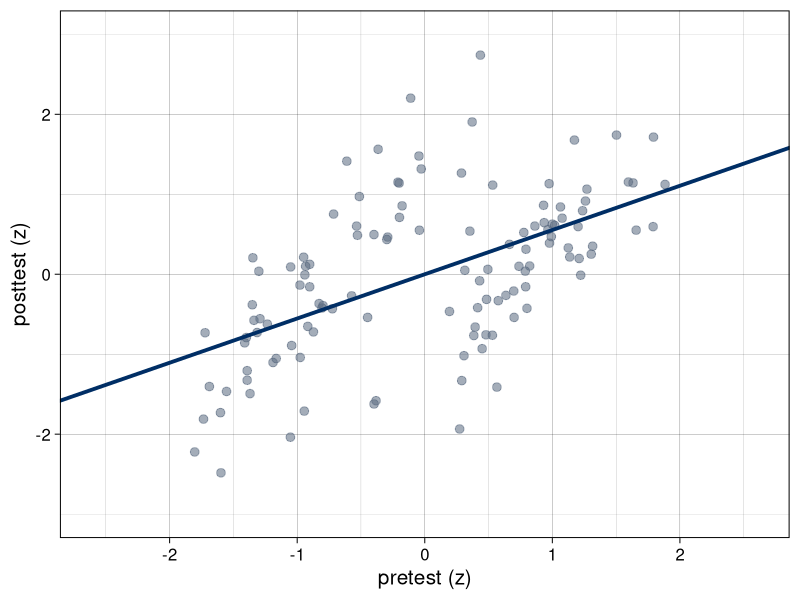
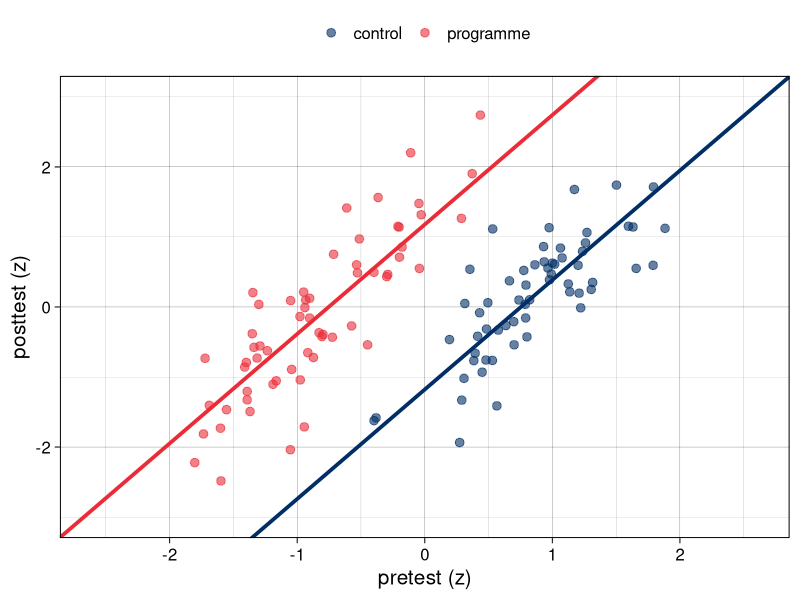
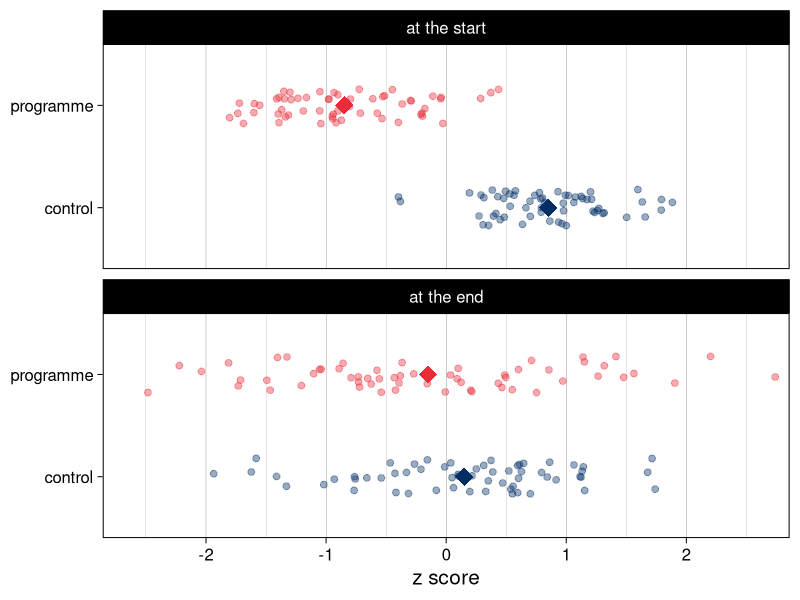

Write the R code that produced these figures, in order.
## ---- chunk 1
#| echo: false
#| include: false
#| message: false
#| warning: false

library(tidyverse)

theme_set(theme_linedraw(base_size = 15))

NAVY <- "#002e65"
RED  <- "#ea2c38"
GREY <- "#5a6b80"

# ── One made-up study, used on every slide in this appendix ──────────
# A remedial programme is given to the pupils who started low. By the
# posttest they have caught up. Nothing exotic: a pretest, a posttest
# and a condition. Both tests are turned into z scores, as they would be
# in the example.
set.seed(2026)
n <- 60

d <- tibble(
  cond    = rep(c("control", "programme"), each = n),
  pre_raw = rnorm(2 * n, mean = ifelse(cond == "programme", -1, 1), sd = 0.6)
) |>
  mutate(
    post_raw = 0.9 * pre_raw + 1.6 * (cond == "programme") + rnorm(2 * n, sd = 0.40),
    pretest  = as.vector(scale(pre_raw)),
    posttest = as.vector(scale(post_raw)),
    cond     = factor(cond, levels = c("control", "programme"))
  )

m1 <- lm(posttest ~ pretest, data = d)
m2 <- lm(posttest ~ pretest + cond, data = d)

b_pooled   <- unname(coef(m1)["pretest"])
b_adjusted <- unname(coef(m2)["pretest"])
b_dummy    <- unname(coef(m2)["condprogramme"])

# how far apart are the two conditions, before and after?
gap <- function(v) abs(diff(tapply(v, d$cond, mean)))
gap_pre  <- unname(gap(d$pretest))
gap_post <- unname(gap(d$posttest))

# the pre-post relationship INSIDE the conditions
r_within <- cor(resid(lm(pretest ~ cond, d)), resid(lm(posttest ~ cond, d)))

# the same model, but on a properly randomised study
set.seed(7)
nr <- 60
r <- tibble(
  cond    = rep(c("control", "programme"), each = nr),
  pre_raw = rnorm(2 * nr)
) |>
  mutate(
    post_raw = 0.8 * pre_raw + 0.5 * (cond == "programme") + rnorm(2 * nr, sd = 0.55),
    pretest  = as.vector(scale(pre_raw)),
    posttest = as.vector(scale(post_raw)),
    cond     = factor(cond, levels = c("control", "programme"))
  )

rnd_pooled   <- unname(coef(lm(posttest ~ pretest, data = r))["pretest"])
rnd_adjusted <- unname(coef(lm(posttest ~ pretest + cond, data = r))["pretest"])
rnd_gap_pre  <- unname(abs(diff(tapply(r$pretest,  r$cond, mean))))
rnd_gap_post <- unname(abs(diff(tapply(r$posttest, r$cond, mean))))

XL <- c(-2.6, 2.6)
YL <- c(-3.0, 3.0)
## ---- chunk 2
#| fig-height: 4.2
#| fig-width: 8.5
#| fig-align: center
ggplot(d, aes(pretest, posttest)) +
  geom_point(colour = GREY, alpha = .55, size = 2.6) +
  geom_abline(intercept = coef(m1)[1], slope = b_pooled,
              colour = NAVY, linewidth = 1.3) +
  coord_cartesian(xlim = XL, ylim = YL) +
  labs(x = "pretest (z)", y = "posttest (z)")
## ---- chunk 3
#| fig-height: 4.2
#| fig-width: 8.5
#| fig-align: center
ggplot(d, aes(pretest, posttest, colour = cond)) +
  geom_point(alpha = .6, size = 2.6) +
  geom_abline(intercept = coef(m2)[1], slope = b_adjusted,
              colour = NAVY, linewidth = 1.3) +
  geom_abline(intercept = coef(m2)[1] + b_dummy, slope = b_adjusted,
              colour = RED, linewidth = 1.3) +
  scale_colour_manual(values = c(control = NAVY, programme = RED)) +
  coord_cartesian(xlim = XL, ylim = YL) +
  labs(x = "pretest (z)", y = "posttest (z)", colour = NULL) +
  theme(legend.position = "top")
## ---- chunk 4
#| fig-height: 4.0
#| fig-width: 10
#| fig-align: center
gaps <- d |>
  select(cond, pretest, posttest) |>
  pivot_longer(c(pretest, posttest), names_to = "moment", values_to = "z") |>
  mutate(moment = factor(moment,
                         levels = c("pretest", "posttest"),
                         labels = c("at the start", "at the end")))

gmeans <- gaps |>
  group_by(moment, cond) |>
  summarise(z = mean(z), .groups = "drop")

ggplot(gaps, aes(z, cond, colour = cond)) +
  geom_jitter(width = 0, height = .18, alpha = .40, size = 2) +
  geom_point(data = gmeans, size = 6, shape = 18) +
  scale_colour_manual(values = c(control = NAVY, programme = RED), guide = "none") +
  facet_wrap(~ moment, ncol = 1) +
  coord_cartesian(xlim = XL) +
  labs(x = "z score", y = NULL) +
  theme(panel.grid.major.y = element_blank())
